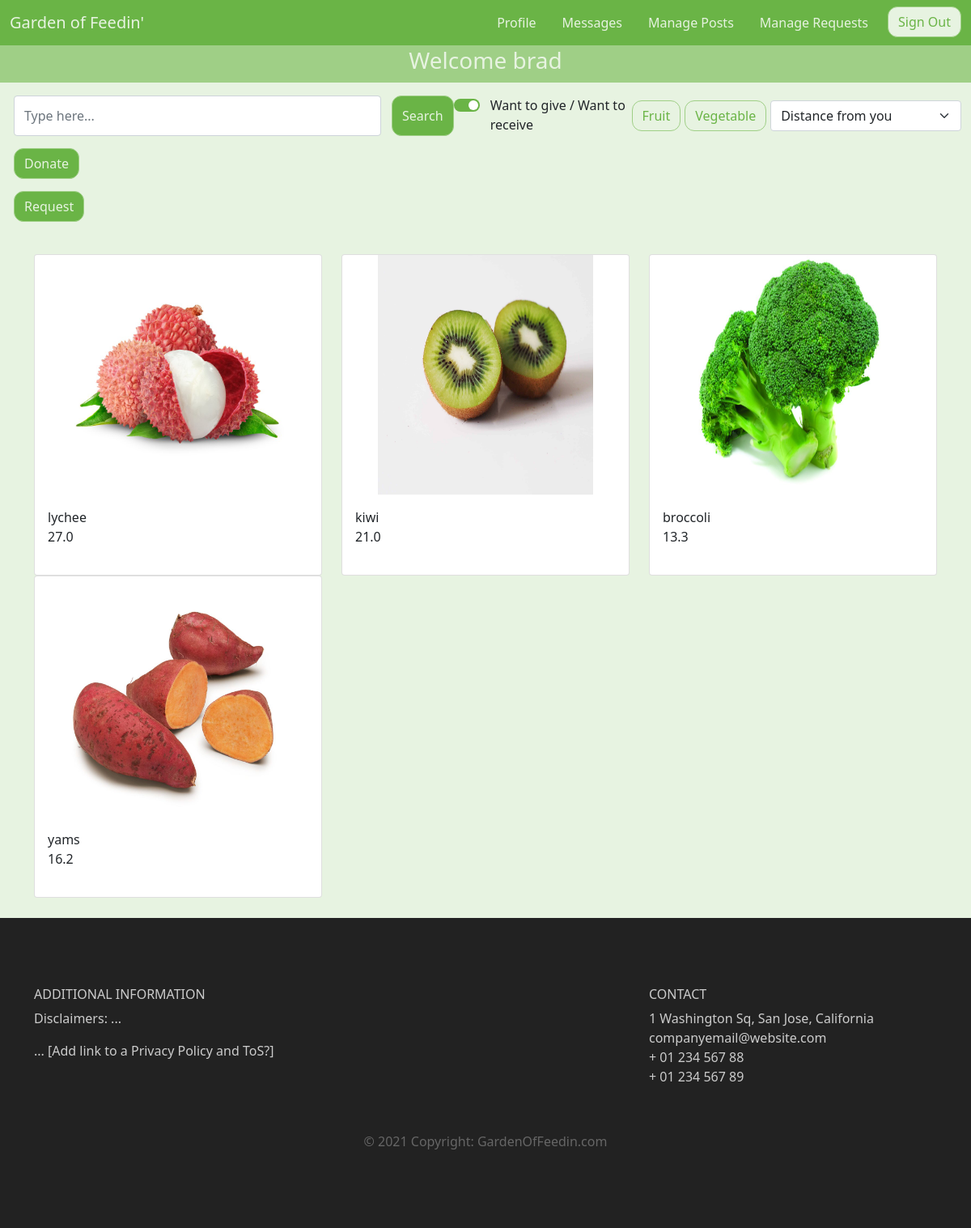
The page /landing (signed in) on the database its author committed.
### gardenApp/models.py (models this page shows, shortened)
class PublicUser(models.Model):
    email = models.EmailField(unique=True)
    username = models.CharField(max_length=64)
    pass_hash = models.CharField(max_length=128)
    address = models.CharField(max_length=256)
    verified = models.BooleanField(default=False)
    latitude = models.FloatField()
    longitude = models.FloatField()
    image = models.ImageField(upload_to="profile_images", default="profile_images/default_profile.png")

class Produce(models.Model):
    produce_name = models.CharField(max_length=64)
    weight = models.FloatField()
    fruits = models.BooleanField()
    veggies = models.BooleanField()
    owner = models.ForeignKey(PublicUser, on_delete=models.CASCADE)  # foreign key
    date_created = models.DateField(auto_now_add=True)  # date time
    image = models.ImageField(upload_to="produce_images", default="produce_images/default_produce.jpg")
    description = models.TextField(null=True)
    donated = models.BooleanField(default=False)

### gardenApp/views.py (the view)
# urls.py: path('landing', views.landing, name='landing'),
def landing(request):
    id = -1
    try:
        id = request.session['id']
    except:
        return redirect("/")
    user = PublicUser.objects.get(id=id)
    prod = Produce.objects.filter(donated=False)
    context = {
        'username': user.username,
        'searchQuery': prod,
        'recieving' : True
    }
    print('{} is logged in'.format(user.username))
    return render(request, 'landing.html', context)

### gardenApp/templates/landing.html (shortened to what this page needs)
<!DOCTYPE html>
<html lang="en">
    <head>
		<link href="https://cdn.jsdelivr.net/npm/bootstrap@5.1.3/dist/css/bootstrap.min.css" rel="stylesheet">
		<link rel="stylesheet" type="text/css" href="./../static/css/main.css">
	</head>
	<body>
		<nav class="navbar navbar-expand-md">
			<div class="container-fluid">
				<a class="navbar-brand" href="/landing">Garden of Feedin'
				</a>
				<div class="collapse navbar-collapse" id="main-navigation">
					<ul class="navbar-nav">
						<li class="nav-item">
							<a class="nav-link" href="/profile">Profile</a>
						</li>
						<li class="nav-item">
							<a class="nav-link" href="/messages">Messages</a>
						</li>
						<li class="nav-item">
							<a class="nav-link" href="/manage">Manage Posts</a>
						</li>
						<li class="nav-item">
							<a class="nav-link" href="/managerequests">Manage Requests</a>
						</li>
						<li class="nav-item">
							<a href="/signout" class="btn">Sign Out</a>
						</li>
					</ul>
				</div>
			</div>
		</nav>
		<nav class="navbar-light navbar-expand-md" style="background-color: #9FCF86;">
			<div class="welcome">
 			 <h3>Welcome {{ username }}</h3>
			</div>
		</nav>
		<div class="container-fluid form-group ">
			<div class="row">
				<form class="d-flex column-3" action='/search' method='POST'>
					<input class="form-control me-2 w-50" id="search" type="search" placeholder="Type here..." name="search" aria-label="Search">
					<button class="btn btn-primary" type="submit">Search</button>
				<h class="align-self-center form-check form-switch">
					{% if recieving %}
					<input class="form-check-input" type="checkbox" id="flexSwitchCheckDefault" name="recieving" Checked>
					{% else %}
					<input class="form-check-input" type="checkbox" id="flexSwitchCheckDefault" name="recieving">
					{% endif %}
					<label class="form-check-label" for="flexSwitchCheckDefault">Want to give / Want to receive</label>
				</h>
			  {% if fruits %}
			  <input type="radio" class="btn-check" name ="type" id="btn-fruit" autocomplete="off" value='fruit' Checked>
			  <label class="align-self-center  btn btn-outline-success" for="btn-fruit">Fruit</label><br>
			  <input type="radio" class="btn-check" name="type" id="btn-veg" autocomplete="off" value='veg'>
			  <label class="align-self-center  btn btn-outline-success" for="btn-veg">Vegetable</label><br>
			  {% else %}
			  <label class="align-self-center  btn btn-outline-success" for="btn-fruit">Fruit</label><br>
			  <label class="align-self-center  btn btn-outline-success" for="btn-veg">Vegetable</label><br>
			  {% endif %}
			  <select class="align-self-center w-25 form-select" aria-label="Default select example" name="dist">
				  <option selected>Distance from you</option>
			  </select>
				</form>
			</div>
			<form class="d-flex column-3" action='/createpost'>
				<button class="btn btn-primary" type="submit">Donate</button>
			</form>
			<form class="d-flex column-3" action='/createrequest'>
				<button class="btn btn-primary" type="submit">Request</button>
			</form>
		</div>
		<div class="container d-grid">
			<div class="row">
			{% for i in searchQuery %}
				{% if i.image %}
				{% if forloop.counter|divisibleby:3 %}
				<div class="col-lg-4 col-md-4 col-sm-12 d-flex">
					<div class="card h-100 w-100" data-bs-toggle="modal" data-bs-target="#popup{{i.id}}" style="margin-bottom: 50px;">
						<img class="card-image-top h-75 w-75 align-self-center align-items-stretch"  src="{{i.image.url}}" alt = "" >
						<div class="card-body">
							<p class="card-text">{{ i.produce_name }}<br>{{ i.weight }}</p>
						</div>
					</div>
				</div>
				{% else %}
				<div class="col-lg-4 col-md-4 col-sm-12 d-flex">
					<div class="card h-100 w-100" data-bs-toggle="modal" data-bs-target="#popup{{i.id}}" style="margin-bottom: 50px;">
						<img  class="card-image-top h-75 w-75 align-self-center align-items-stretch" src="{{i.image.url}}" class="card-image-top" alt = "" >
						<div class="card-body">
							<p class="card-text">{{ i.produce_name }}<br>{{ i.weight }}</p>
						</div>
					</div>
				</div>
				{% endif %}
				{% endif %}
				{% endfor %}
			</div>
		</div>
		<footer class="page-footer">
			<div class="container">
				<div class="row">
					<div class="col-lg-8 col-md-8 col-sm-12">
						<h6 class="text-uppercase font-weight-bold">Additional Information</h6>
						<p>Disclaimers: ...</p>
						<p>... [Add link to a Privacy Policy and ToS?]</p>
					</div>
				<div class="col-lg-4 col-md-4 col-sm-12">
					<h6 class="text-uppercase font-weight-bold">Contact</h6>
					<p>1 Washington Sq, San Jose, California
					<br/>companyemail@website.com
					<br/>+ 01 234 567 88
					<br/>+ 01 234 567 89</p>
				</div>
					<div class="footer-copyright text-center">© 2021 Copyright: GardenOfFeedin.com</div>
				</div>
			</div>
		</footer>
	</body>
</html>

### gardenApp/static/css/main.css (style rules this page uses)
body { padding: 0; margin: 0; background: #E7F3E1; }
.navbar { background:#6ab446; }
.nav-link, .navbar-brand { color: #E7F3E1; cursor: pointer; }
.nav-link { margin-right: 1em !important; }
.navbar-collapse { justify-content: flex-end; }
.btn { border:1px solid #9FCF86; background:#E7F3E1; border-radius: 12px; color:#6ab446; }
.btn-primary { border:1px solid #9FCF86; background:#6ab446; border-radius: 12px; color:#E7F3E1; }
.page-footer { background-color: #222; color: #ccc; padding: 60px 0 30px; margin-top: 15px; }
.footer-copyright { color: #666; padding: 40px 0; }
.welcome { text-align: center; padding: 2px 0; }
.welcome h3 { color:#E7F3E1; }
.form-group { margin-top: 16px; }
.form-group input, button, label, select { margin-bottom: 15px; margin-left: 5px; }
.form-switch .form-check-input:checked { background-color: #6ab446; border-color: #6ab446; border: none; }
.container { margin-top: 25px; margin-bottom: 25px; }

### rows shown on the page
PublicUser: username "brad"
Produce: image (picture), produce_name "lychee", weight "27.0"
Produce: image (picture), produce_name "kiwi", weight "21.0"
Produce: image (picture), produce_name "broccoli", weight "13.3"
Produce: image (picture), produce_name "yams", weight "16.2"
